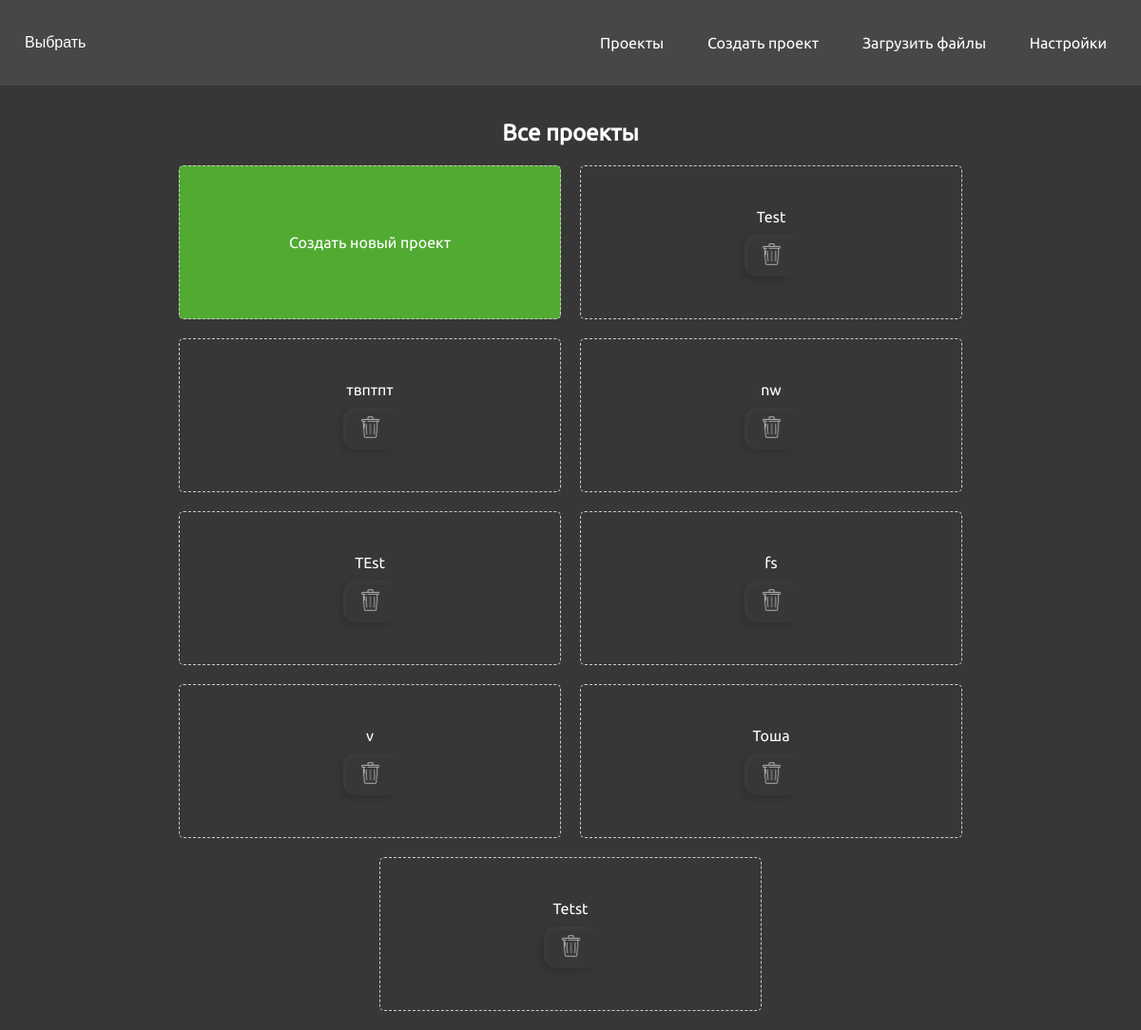
Before: / with the older database file.
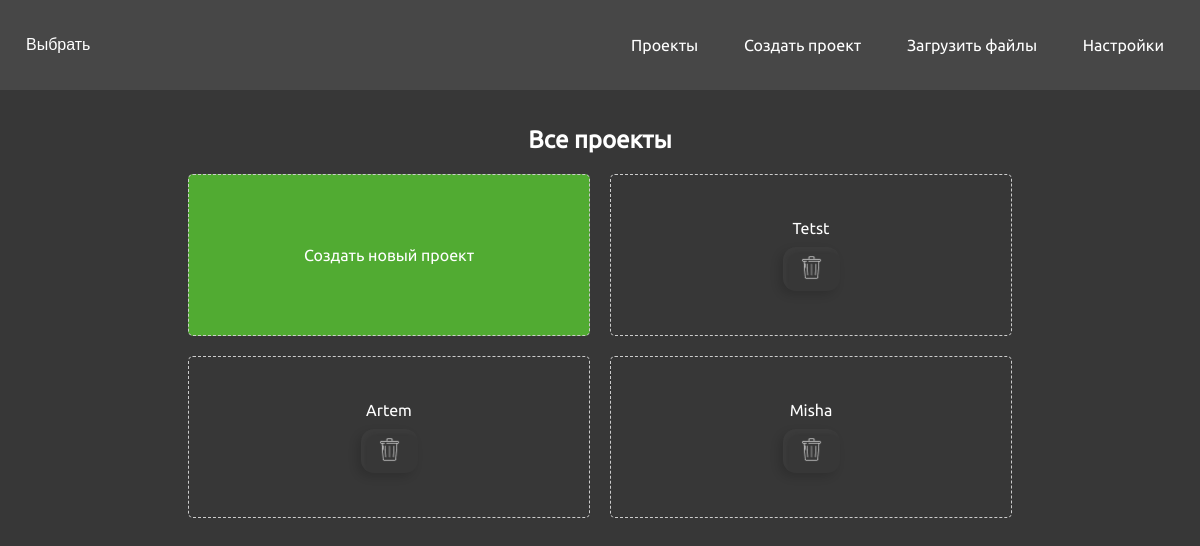
After: the same page with the newer database file.
### autotrain/models.py (models this page shows)
class Project(models.Model):
    name = models.CharField(max_length=255)

### autotrain/views.py (the view)
# urls.py: path('', projects, name='projects'),
def projects(request):
    project_id = request.GET.get('project_id')
    if not project_id:
        project_id = request.session.get('project_id')
    else:
        request.session['project_id'] = project_id
    if project_id:
        project = Project.objects.get(id=project_id)
    else:
        project = None
    projects = Project.objects.all()
    return render(request, 'projects.html', {'project': project, 'projects': projects})

### autotrain/templates/projects.html (shortened to what this page needs)
{% extends 'base.html' %}
{% load static %}
{% block content %}
  <h1>Все проекты</h1>
  <div class="project-container">
      <a href="{% url 'create_project' %}" class="project-item create-project">
      <div class="project-item-inner">
        Создать новый проект
      </div>
    </a>
    {% for project in projects %}
      <a href="{% url 'show_files' %}?project_id={{ project.id }}" class="project-item">
        <div class="project-item-inner">
          {{ project.name }}
          <form action="{% url 'delete_project' %}?project_id={{ project.id }}" method="post" class="delete-form">
            <button type="submit" class="delete-button">
              <img class="but" src="{% static 'img/delete.png' %}" width="25px;">
            </button>
          </form>
        </div>
      </a>
    {% endfor %}
  </div>
{% endblock %}

### autotrain/templates/base.html (shortened to what this page needs)
{% load static %}
<!DOCTYPE html>
<html lang="en">
<head>
    <link rel="stylesheet" type="text/css" href="{% static 'css/style.css' %}">
</head>
<body>
    <header>
            <div class="project-selection">
    <div id="project-select">
        <div class="dropdown">
            <button class="dropdown-btn" type="button"> {% if project.id %}
                {{ project.name }}
            {% else %}
                Выбрать
            {% endif %}</button>
        </div>
    </div>
        </div>
        <nav>
            <ul class="menu">
                <li><a href="{% url 'projects' %}">Проекты</a></li>
                <li><a href="{% url 'create_project' %}">Создать проект</a></li>
                <li><a href="{% url 'upload_files' %}">Загрузить файлы</a></li>
                <li><a href="{% url 'show_files' %}">Настройки</a></li>
            </ul>
        </nav>
    </header>
    <main>
        {% block content %}
        {% endblock %}
    </main>
</body>
</html>

### autotrain/static/css/style.css (style rules this page uses)
body { background-color: #373737; color: #FFFFFF; font-family: Ubuntu; margin: 0; }
h1 { text-align: center; font-size: 24px; margin-bottom: 20px; }
main { margin-left: 5%; margin-right: 5%; padding: 20px; text-align: -webkit-center; }
header { background-color: #474747; padding: 10px; display: flex; justify-content: space-between; align-items: center; }
.dropdown { position: relative; display: inline-block; }
.dropdown-btn { background: none; color: white; border: none; padding: 8px 16px; font-size: 16px; margin-right: 10px; border-radius: 27px; cursor: pointer; display: flex; align-items: center; }
.dropdown-btn:after, { margin-left: 15px; margin-bottom: 4px; content: ''; display: block; width: 5px; height: 5px; border-left: 2px solid #ffffff; border-bottom: 2px solid #ffffff; transform: rotate(-45deg); }
nav { background-color: #474747; padding: 10px 0; }
.menu { list-style: none; text-align: center; }
.menu li { display: inline-block; margin-right: 10px; }
.menu li a { color: #FFFFFF; text-decoration: none; padding: 8px 16px; border-radius: 27px; }
button[type="submit"] { background: #51AB32; box-shadow: -4px 4px 10px rgba(0, 0, 0, 0.14), inset 3px 4px 4px rgba(214, 214, 214, 0.03); border-radius: 27px; padding: 8px 16px; border: none; color: #FFFFFF; }
button.delete-button { margin-top: 10px; background: none; border: none; padding: 8px 16px; border-radius: 13px; }
.project-container { display: flex; flex-wrap: wrap; justify-content: center; gap: 20px; }
.project-item { display: flex; align-items: center; justify-content: center; width: 400px; height: 160px; border-radius: 5px; border: 1px dashed #ccc; text-decoration: none; color: white; transition: background-color 0.3s ease; }
.project-item-inner { text-align: center; }
.create-project { background-color: #51AB32; }
button.delete-button { margin-top: 10px; background: none; }

Changed rows visible on the page:
removed Project: name "Test"
removed Project: name "твптпт"
removed Project: name "nw"
removed Project: name "TEst"
removed Project: name "fs"
removed Project: name "v"
removed Project: name "Тоша"
added Project: name "Artem"
added Project: name "Misha"
